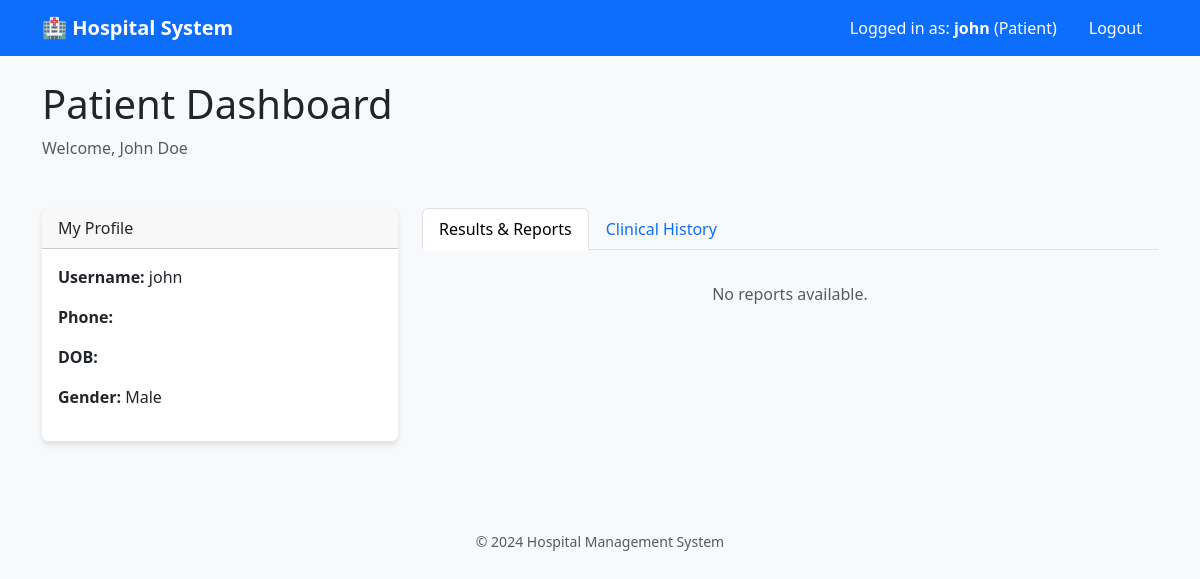
Page /patient (signed in) on the committed database.
### tables this page shows
CREATE TABLE patients (
  id INTEGER PRIMARY KEY AUTOINCREMENT,
  name TEXT NOT NULL,
  username TEXT NOT NULL UNIQUE,
  password_hash TEXT NOT NULL,
  phone TEXT,
  dob TEXT,
  gender TEXT,
  created_at TEXT NOT NULL DEFAULT (datetime('now'))
);

### app.py (the view)
@app.route("/patient")
def patient_dashboard():
    r = require_role("patient")
    if r: return r
    patient_id = session["user_id"]
    conn = db()
    patient = conn.execute("SELECT * FROM patients WHERE id=?", (patient_id,)).fetchone()
    my_orders = conn.execute("""
        SELECT o.*, d.name AS doctor_name, d.category AS doctor_specialty
        FROM orders o
        JOIN staff d ON d.id = o.doctor_id
        WHERE o.patient_id = ?
        ORDER BY o.id DESC
        LIMIT 300
    """, (patient_id,)).fetchall()
    my_assignments = conn.execute("""
        SELECT a.*, d.name AS doctor_name, s.name AS assignee_name, s.role AS assignee_role
        FROM assignments a
        JOIN staff d ON d.id=a.doctor_id
        JOIN staff s ON s.id=a.assignee_staff_id
        WHERE a.patient_id=?
        ORDER BY a.id DESC
        LIMIT 300
    """, (patient_id,)).fetchall()
    my_reports = conn.execute("""
        SELECT r.*, s.name AS staff_name, s.role AS staff_role
        FROM reports r
        JOIN staff s ON s.id=r.created_by_staff_id
        WHERE r.patient_id=?
        ORDER BY r.id DESC
        LIMIT 300
    """, (patient_id,)).fetchall()
    conn.close()
    return render_template(
        "patient_dashboard.html",
        title="Patient Dashboard",
        patient=patient,
        my_orders=my_orders,
        my_assignments=my_assignments,
        my_reports=my_reports,
    )

### app.py (called while the page is built)
def db():
    conn = sqlite3.connect(DB_PATH)
    conn.row_factory = sqlite3.Row
    conn.execute("PRAGMA foreign_keys = ON;")
    return conn

def require_role(role: str):
    if session.get("role") != role:
        if session.get("role") == "admin":
             return None
        return redirect(url_for("home"))
    return None

### templates/patient_dashboard.html (shortened to what this page needs)
{% extends "base.html" %}
{% block content %}
<div class="row dashboard-header">
  <div class="col">
    <h1>Patient Dashboard</h1>
    <p class="text-muted">Welcome, {{ patient.name }}</p>
  </div>
</div>
<div class="row g-4">
  <div class="col-md-4">
    <div class="card mb-3">
      <div class="card-header">My Profile</div>
      <div class="card-body">
        <p><strong>Username:</strong> {{ patient.username }}</p>
        <p><strong>Phone:</strong> {{ patient.phone }}</p>
        <p><strong>DOB:</strong> {{ patient.dob }}</p>
        <p><strong>Gender:</strong> {{ patient.gender }}</p>
      </div>
    </div>
  </div>
  <div class="col-md-8">
    <ul class="nav nav-tabs mb-3" id="patientTabs" role="tablist">
      <li class="nav-item">
        <button class="nav-link active" data-bs-toggle="tab" data-bs-target="#results" type="button">Results & Reports</button>
      </li>
      <li class="nav-item">
        <button class="nav-link" data-bs-toggle="tab" data-bs-target="#history" type="button">Clinical History</button>
      </li>
    </ul>
    <div class="tab-content">
      <div class="tab-pane fade show active" id="results">
        <div class="list-group">
          {% for r in my_reports %}
          <div class="list-group-item">
            <div class="d-flex w-100 justify-content-between">
              <h5 class="mb-1">{{ r.report_type }}</h5>
              <small>{{ r.created_at[:16] }}</small>
            </div>
            <p class="mb-1">{{ r.report_text }}</p>
            {% if r.image_filename %}
            <div class="mt-2">
              <a href="{{ url_for('uploads', filename=r.image_filename) }}" class="btn btn-sm btn-outline-primary" target="_blank">View Image/Scan</a>
            </div>
            {% endif %}
            <small class="text-muted">By: {{ r.staff_name }} ({{ r.staff_role }})</small>
          </div>
          {% else %}
          <p class="text-center text-muted py-3">No reports available.</p>
          {% endfor %}
        </div>
      </div>
    </div>
  </div>
</div>
{% endblock %}

### templates/base.html (shortened to what this page needs)
<!doctype html>
<html lang="en">
<head>
  <link href="https://cdn.jsdelivr.net/npm/bootstrap@5.3.0/dist/css/bootstrap.min.css" rel="stylesheet">
</head>
<body>
  <nav class="navbar navbar-expand-lg navbar-dark bg-primary mb-4">
    <div class="container">
      <a class="navbar-brand" href="{{ url_for('home') }}">🏥 Hospital System</a>
      <div class="collapse navbar-collapse" id="navbarNav">
        <ul class="navbar-nav ms-auto">
          {% if session.get('user_id') %}
            <li class="nav-item">
              <span class="nav-link text-white">Logged in as: <strong>{{ session.get('username') }}</strong> ({{ session.get('role')|capitalize }})</span>
            </li>
            <li class="nav-item">
              <a class="nav-link btn btn-danger btn-sm text-white ms-2 px-3" href="{{ url_for('logout') }}">Logout</a>
            </li>
          {% endif %}
        </ul>
      </div>
    </div>
  </nav>
  <div class="container">
    {% block content %}{% endblock %}
  </div>
  <footer class="text-center text-muted mt-5 py-4">
    <small>&copy; {{ 2024 }} Hospital Management System</small>
  </footer>
</body>
</html>

### templates/base.html (style rules this page uses)
body { background-color: #f8f9fa; }
.card { box-shadow: 0 4px 6px rgba(0,0,0,0.1); border: none; }
.navbar-brand { font-weight: bold; }
.dashboard-header { margin-bottom: 2rem; }

### rows in the picture
patients: get "john", name "John Doe", username "john", gender "Male"

### other values in the picture
{{ session.get('role')|capitalize }} "Patient"
{{ 2024 }} "2024"
